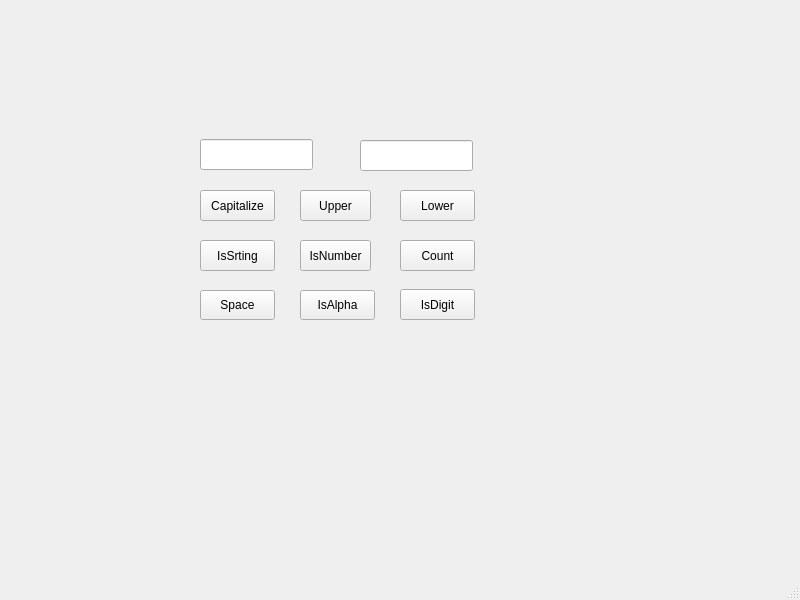
<?xml version="1.0" encoding="UTF-8"?>
<ui version="4.0">
 <class>MainWindow</class>
 <widget class="QMainWindow" name="MainWindow">
  <property name="geometry">
   <rect>
    <x>0</x>
    <y>0</y>
    <width>800</width>
    <height>600</height>
   </rect>
  </property>
  <property name="windowTitle">
   <string>MainWindow</string>
  </property>
  <widget class="QWidget" name="centralwidget">
   <widget class="QLineEdit" name="input">
    <property name="geometry">
     <rect>
      <x>200</x>
      <y>139</y>
      <width>113</width>
      <height>31</height>
     </rect>
    </property>
   </widget>
   <widget class="QLineEdit" name="output">
    <property name="geometry">
     <rect>
      <x>360</x>
      <y>140</y>
      <width>113</width>
      <height>31</height>
     </rect>
    </property>
   </widget>
   <widget class="QPushButton" name="findcapital">
    <property name="geometry">
     <rect>
      <x>200</x>
      <y>190</y>
      <width>75</width>
      <height>31</height>
     </rect>
    </property>
    <property name="text">
     <string>Capitalize</string>
    </property>
   </widget>
   <widget class="QPushButton" name="findupper">
    <property name="geometry">
     <rect>
      <x>300</x>
      <y>190</y>
      <width>71</width>
      <height>31</height>
     </rect>
    </property>
    <property name="text">
     <string>Upper</string>
    </property>
   </widget>
   <widget class="QPushButton" name="findlower">
    <property name="geometry">
     <rect>
      <x>400</x>
      <y>190</y>
      <width>75</width>
      <height>31</height>
     </rect>
    </property>
    <property name="text">
     <string>Lower</string>
    </property>
   </widget>
   <widget class="QPushButton" name="findstring">
    <property name="geometry">
     <rect>
      <x>200</x>
      <y>240</y>
      <width>75</width>
      <height>31</height>
     </rect>
    </property>
    <property name="text">
     <string>IsSrting</string>
    </property>
   </widget>
   <widget class="QPushButton" name="findnumber">
    <property name="geometry">
     <rect>
      <x>300</x>
      <y>240</y>
      <width>71</width>
      <height>31</height>
     </rect>
    </property>
    <property name="text">
     <string>IsNumber</string>
    </property>
   </widget>
   <widget class="QPushButton" name="numcount">
    <property name="geometry">
     <rect>
      <x>400</x>
      <y>240</y>
      <width>75</width>
      <height>31</height>
     </rect>
    </property>
    <property name="text">
     <string>Count</string>
    </property>
   </widget>
   <widget class="QPushButton" name="findspace">
    <property name="geometry">
     <rect>
      <x>200</x>
      <y>290</y>
      <width>75</width>
      <height>30</height>
     </rect>
    </property>
    <property name="text">
     <string>Space</string>
    </property>
   </widget>
   <widget class="QPushButton" name="findalpha">
    <property name="geometry">
     <rect>
      <x>300</x>
      <y>290</y>
      <width>75</width>
      <height>30</height>
     </rect>
    </property>
    <property name="text">
     <string>IsAlpha</string>
    </property>
   </widget>
   <widget class="QPushButton" name="finddigit">
    <property name="geometry">
     <rect>
      <x>400</x>
      <y>289</y>
      <width>75</width>
      <height>31</height>
     </rect>
    </property>
    <property name="text">
     <string>IsDigit</string>
    </property>
   </widget>
  </widget>
  <widget class="QMenuBar" name="menubar">
   <property name="geometry">
    <rect>
     <x>0</x>
     <y>0</y>
     <width>800</width>
     <height>21</height>
    </rect>
   </property>
  </widget>
  <widget class="QStatusBar" name="statusbar"/>
 </widget>
 <resources/>
 <connections/>
</ui>
